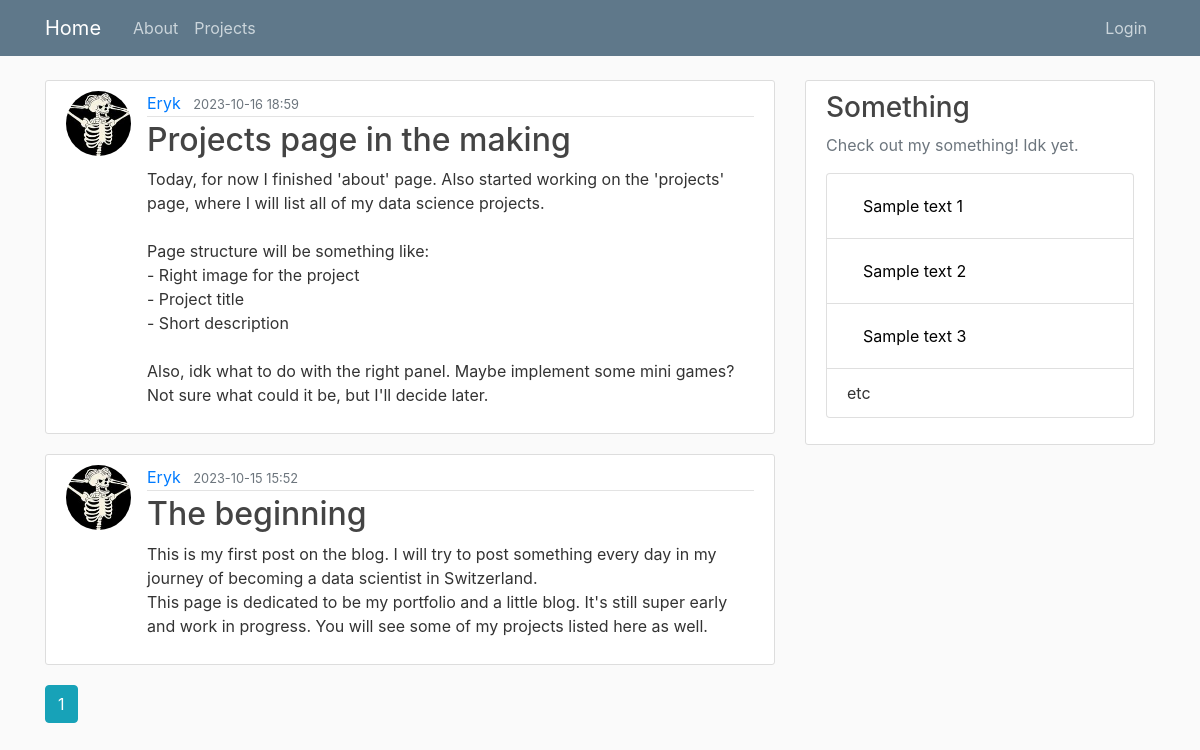
Page /home on the earlier database version.
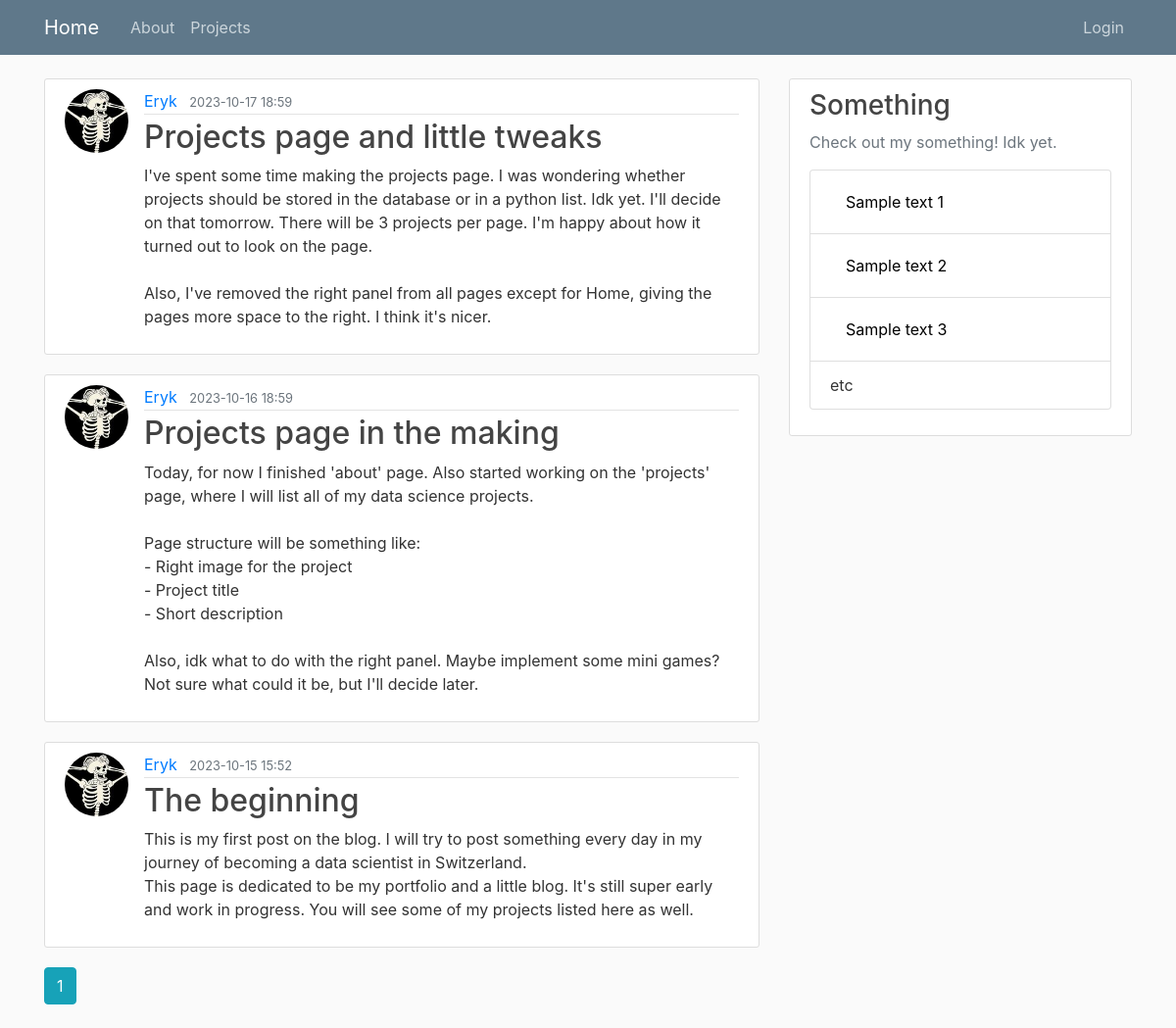
Same page on the later database version.
### blog/models.py (models this page shows, shortened)
class Post(db.Model):
    id = db.Column(db.Integer, primary_key=True)
    title = db.Column(db.String(100), nullable=False)
    date_posted = db.Column(db.DateTime, nullable=False, default=datetime.utcnow)
    content = db.Column(db.Text, nullable=False)
    user_id = db.Column(db.Integer, db.ForeignKey('user.id'), nullable=False)

class User(db.Model, UserMixin):
    id = db.Column(db.Integer, primary_key=True)
    username = db.Column(db.String(20), unique=True, nullable=False)
    email = db.Column(db.String(120), unique=True, nullable=False)
    image_file = db.Column(db.String(20), nullable=False, default='default.jpg')
    password = db.Column(db.String(60), nullable=False)
    posts = db.relationship('Post', backref='author', lazy=True)

### blog/main/routes.py (the view)
@main.route("/")
@main.route("/home")
def home():
	page = request.args.get('page', default=1, type=int)
	posts = Post.query.order_by(Post.date_posted.desc()).paginate(page=page, per_page=5)
	return render_template('home.html', posts=posts)

### blog/templates/home.html
{% extends "layout.html" %}
{% block content %}
    {% for post in posts.items %}
        <article class="media content-section">
            <img class="rounded-circle article-img" src="{{ url_for('static', filename='profile_pics/' + post.author.image_file) }}">
            <div class="media-body">
                <div class="article-metadata">
                    <a class="mr-2" href="{{ url_for('users.user_posts', username=post.author.username) }}" style="text-decoration: none;">{{ post.author.username }}</a>
                    <small class="text-muted">{{ post.date_posted.strftime('%Y-%m-%d %H:%M') }}</small>
                </div>
                <h2><a class="article-title" href="{{ url_for('posts.post', post_id=post.id) }}" style="text-decoration: none;">{{ post.title }}</a></h2>
                <p class="article-content">{{ post.content }}</p>
            </div>
        </article>
    {% endfor %}
    {% for page_num in posts.iter_pages(left_edge=1, right_edge=1, left_current=1, right_current=1) %}
        {% if page_num %}
            {% if posts.page == page_num %}
                <a class="btn btn-info mb-4" href="{{ url_for('main.home', page=page_num) }}">{{ page_num }}</a>
            {% else %}
                <a class="btn btn-outline-info mb-4" href="{{ url_for('main.home', page=page_num) }}">{{ page_num }}</a>
            {% endif %}
        {% else %}
            ...
        {% endif %}
    {% endfor %}
{% endblock content %}

### blog/templates/layout.html (shortened to what this page needs)
<!DOCTYPE html>
<html lang="en">
<head>
     <link rel="stylesheet" href="https://maxcdn.bootstrapcdn.com/bootstrap/4.0.0/css/bootstrap.min.css">
     <link rel="stylesheet" type="text/css" href="{{ url_for('static', filename='main.css') }}">
 </head>
 <body>
     <header class="site-header">
       <nav class="navbar navbar-expand-md navbar-dark bg-steel fixed-top">
         <div class="container">
           <a class="navbar-brand mr-4" href="{{ url_for('main.home') }}">Home</a>
           <div class="collapse navbar-collapse" id="navbarToggle">
             <div class="navbar-nav mr-auto">
               <a class="nav-item nav-link" href="{{ url_for('main.about') }}">About</a>
             </div>
            <div class="collapse navbar-collapse" id="navbarToggle">
              <div class="navbar-nav mr-auto">
                <a class="nav-item nav-link" href="{{ url_for('projects.projects_page') }}">Projects</a>
              </div>
            </div>
             <div class="navbar-nav ml-auto">
               {% if current_user.is_authenticated %}
                 <a class="nav-item nav-link" href="{{ url_for('posts.new_post') }}">New Post</a>
                 <a class="nav-item nav-link" href="{{ url_for('users.account') }}">Account</a>
                 <a class="nav-item nav-link" href="{{ url_for('users.logout') }}">Logout</a>
               {% else %}
                 <a class="nav-item nav-link" href="{{ url_for('users.login') }}">Login</a>
               {% endif %}
             </div>
           </div>
         </div>
       </nav>
     </header>
     <main role="main" class="container">
       <div class="row">
         {% if request.path == '/home' %}
          <div class="col-md-8">
         {% else %}
          <div class="col-md-10">
         {% endif %}
           {% block content %}{% endblock %}
         </div>
         {% if request.path == '/home' %}
         <div class="col-md-4">
           <div class="content-section">
             <h3>Something</h3>
             <p class='text-muted'>Check out my something! Idk yet.
               <ul class="list-group">
                 <li class="list-group-item">
                  <a class="nav-link" href="#" style="color:black">Sample text 1</a></li>
                 <li class="list-group-item">
                  <a class="nav-link" href="#" style="color:black">Sample text 2</a></li>
                 <li class="list-group-item">
                  <a class="nav-link" href="#" style="color:black">Sample text 3</a></li>
                 <li class="list-group-item ">etc</li>
               </ul>
             </p>
           </div>
         </div>
         {% endif %}
       </div>
     </main>
 </body>
 </html>

### blog/static/main.css (style rules this page uses)
body { background: #fafafa; color: #333333; margin-top: 5rem; }
h1, h2, h3, h4, h5, h6 { color: #444444; }
.bg-steel { background-color: #5f788a; }
.site-header .navbar-nav .nav-link { color: #cbd5db; }
.content-section { background: #ffffff; padding: 10px 20px; border: 1px solid #dddddd; border-radius: 3px; margin-bottom: 20px; }
.article-title { color: #444444; }
.article-content { white-space: pre-line; }
.article-img { height: 65px; width: 65px; margin-right: 16px; }
.article-metadata { padding-bottom: 1px; margin-bottom: 4px; border-bottom: 1px solid #e3e3e3 }

Differences in the rows shown:
added Post: image_file (picture), author.username "Eryk", date_posted "2023-10-17 18:59", title "Projects page and little tweaks", content "I've spent some time making the projects page. I was wondering whether projects should be stored in the database or in a python list. Idk yet. I'll decide on that tomorrow. There will be 3 projects per page. I'm happy about how it turned out to look on the page. Also, I've removed the right panel from all pages except for Home, giving the pages more space to the right. I think it's nicer."
